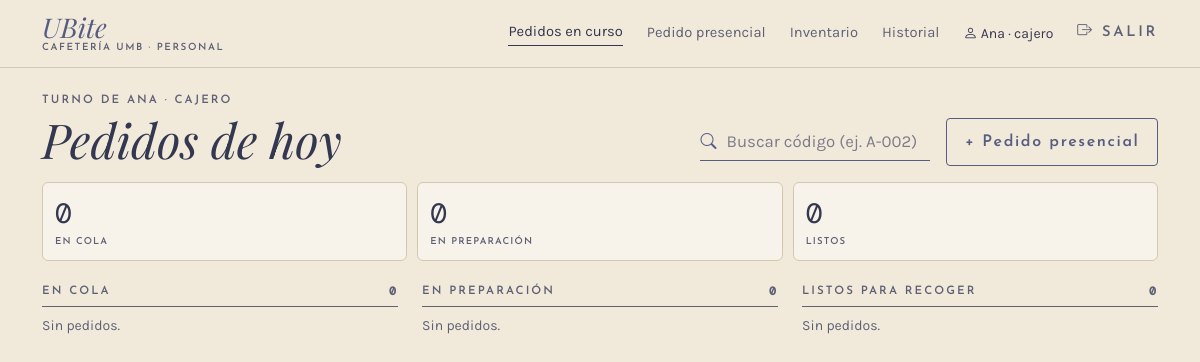
Page /caja/ (signed in) on the earlier database version.
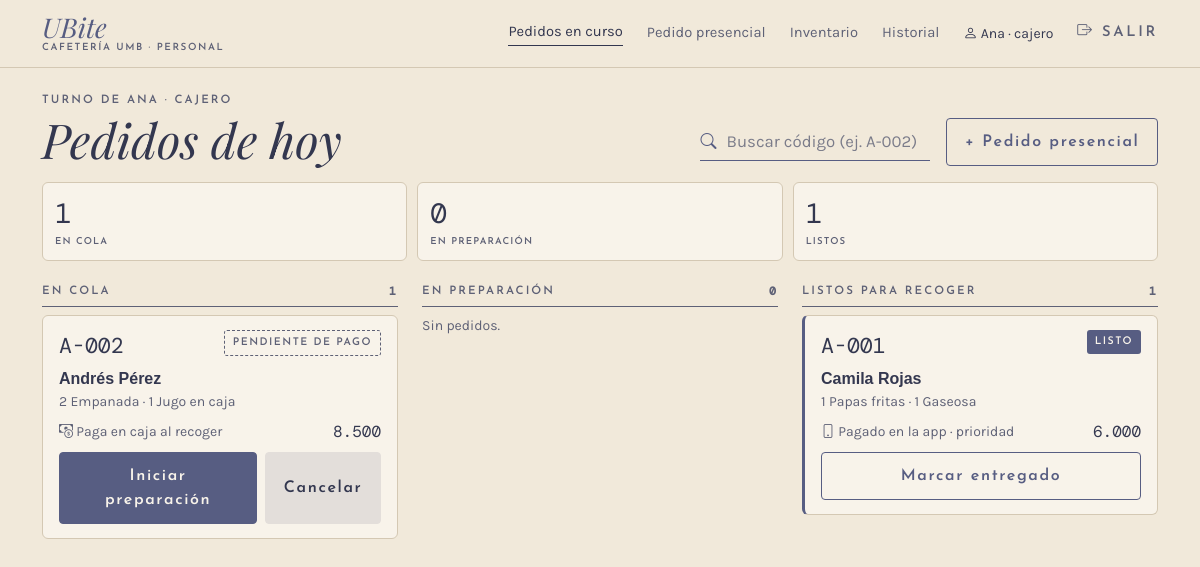
Same page on the later database version.
### app/models.py (models this page shows, shortened)
class Pedido(db.Model):
    __tablename__ = "pedido"
    __table_args__ = (
        db.CheckConstraint("origen IN ('qr', 'presencial')", name="ck_pedido_origen"),
        db.CheckConstraint(
            "estado IN ('en_cola', 'en_preparacion', 'listo', 'entregado', 'cancelado')",
            name="ck_pedido_estado"),
        db.CheckConstraint("total >= 0", name="ck_pedido_total"),
    )
    TRANSICIONES = {
        "en_cola": {"en_preparacion", "listo", "cancelado"},
        "en_preparacion": {"listo", "cancelado"},
        "listo": {"entregado", "cancelado"},
        "entregado": set(),
        "cancelado": set(),
    }
    id_pedido = db.Column(db.Integer, primary_key=True, autoincrement=True)
    codigo = db.Column(db.Text, nullable=False, unique=True)
    id_cliente = db.Column(db.Integer, db.ForeignKey("cliente.id_cliente"), nullable=False)
    id_usuario = db.Column(db.Integer, db.ForeignKey("usuario.id_usuario"))
    fecha_hora = db.Column(db.DateTime, nullable=False, default=ahora)
    origen = db.Column(db.Text, nullable=False)
    estado = db.Column(db.Text, nullable=False, default="en_cola")
    total = db.Column(db.Float, nullable=False, default=0)
    cliente = db.relationship("Cliente", back_populates="pedidos")
    usuario = db.relationship("Usuario")
    detalles = db.relationship("DetallePedido", back_populates="pedido", lazy=True,
                               cascade="all, delete-orphan")
    pagos = db.relationship("Pago", back_populates="pedido", lazy=True)
    transacciones = db.relationship("Transaccion", back_populates="pedido", lazy=True)
    notificaciones = db.relationship("Notificacion", back_populates="pedido", lazy=True)

class Cliente(db.Model):
    __tablename__ = "cliente"
    id_cliente = db.Column(db.Integer, primary_key=True, autoincrement=True)
    nombre = db.Column(db.Text, nullable=False)
    telefono = db.Column(db.Text, nullable=False)
    fecha_registro = db.Column(db.DateTime, nullable=False, default=ahora)
    suscripcion_push = db.Column(db.Text)
    pedidos = db.relationship("Pedido", back_populates="cliente", lazy=True)

class DetallePedido(db.Model):
    __tablename__ = "detalle_pedido"
    __table_args__ = (
        db.CheckConstraint("cantidad > 0", name="ck_detalle_cantidad"),
        db.CheckConstraint("precio_unitario > 0", name="ck_detalle_precio"),
        db.CheckConstraint("subtotal = cantidad * precio_unitario", name="ck_detalle_subtotal"),
    )
    id_detalle = db.Column(db.Integer, primary_key=True, autoincrement=True)
    id_pedido = db.Column(db.Integer, db.ForeignKey("pedido.id_pedido"), nullable=False)
    id_producto = db.Column(db.Integer, db.ForeignKey("producto.id_producto"), nullable=False)
    cantidad = db.Column(db.Integer, nullable=False)
    precio_unitario = db.Column(db.Float, nullable=False)
    subtotal = db.Column(db.Float, nullable=False)
    pedido = db.relationship("Pedido", back_populates="detalles")
    producto = db.relationship("Producto")

class Producto(db.Model):
    __tablename__ = "producto"
    __table_args__ = (
        db.CheckConstraint("precio > 0", name="ck_producto_precio"),
        db.CheckConstraint("stock_actual >= 0", name="ck_producto_stock"),
        db.CheckConstraint("stock_minimo >= 0", name="ck_producto_minimo"),
    )
    id_producto = db.Column(db.Integer, primary_key=True, autoincrement=True)
    nombre = db.Column(db.Text, nullable=False)
    descripcion = db.Column(db.Text)
    precio = db.Column(db.Float, nullable=False)
    stock_actual = db.Column(db.Integer, nullable=False, default=0)
    stock_minimo = db.Column(db.Integer, nullable=False, default=0)
    activo = db.Column(db.Boolean, nullable=False, default=True)
    id_categoria = db.Column(db.Integer, db.ForeignKey("categoria.id_categoria"), nullable=False)
    categoria = db.relationship("Categoria", back_populates="productos")

### app/routes/caja.py (the view)
@bp.route("/")
@rol_requerido(*PERSONAL)
def cola():
    pedidos = servicios.cola_activa()
    columnas = {e: [p for p in pedidos if p.estado == e] for e in servicios.ACTIVOS}
    buscar = request.args.get("buscar", "").strip()
    encontrado = servicios.buscar_pedido(buscar) if buscar else None
    return render_template("caja/cola.html", columnas=columnas, buscar=buscar,
                           encontrado=encontrado)

### app/__init__.py (called while the page is built)
def pesos(valor):
    return f"{valor:,.0f}".replace(",", ".")

@login_manager.user_loader
def cargar_usuario(id_usuario):
    from .models import Usuario
    return db.session.get(Usuario, int(id_usuario))

### app/database.py (called while the page is built)
@event.listens_for(Engine, "begin")
def _iniciar(conexion):
    conexion.exec_driver_sql("BEGIN IMMEDIATE" if _escritura.get() else "BEGIN")

### app/models.py (called while the page is built)
    @property
    def is_active(self):
        return bool(self.activo)

### app/routes/__init__.py (called while the page is built)
def rol_requerido(*roles):
    def decorador(vista):
        @wraps(vista)
        @login_required
        def envoltura(*args, **kwargs):
            if current_user.rol not in roles:
                abort(403)
            return vista(*args, **kwargs)
        return envoltura
    return decorador

def datos_menu():
    if not current_user.is_authenticated:
        return {}
    from flask import request
    admin = current_user.rol == "administrador"
    seccion = request.endpoint
    if seccion in ("inventario.entrada", "inventario.producto"):
        seccion = "inventario.lista"
    return {"es_admin": admin, "seccion": seccion,
            "menu_personal": MENU_ADMIN if admin else MENU_CAJERO,
            "menu_inferior": INFERIOR_ADMIN if admin else INFERIOR_CAJERO}

### app/templates/caja/cola.html (shortened to what this page needs)
{% extends "caja/_base.html" %}
{% set titulos = {"en_cola": "En cola", "en_preparacion": "En preparación", "listo": "Listos para recoger"} %}
{% set cortos = {"en_cola": "En cola", "en_preparacion": "En preparación", "listo": "Listos"} %}
{% macro tarjeta(p) %}
{% set pago = p.pagos|selectattr("estado", "equalto", "aprobado")|first %}
<div class="tarjeta-pedido {{ 'prioridad' if pago }}">
  <div class="d-flex justify-content-between align-items-start">
    <span class="cod">{{ p.codigo }}</span>
    {% if p.estado == "listo" %}<span class="chip chip-oscuro">Listo</span>
    {% elif pago %}<span class="chip">Pagado</span>
    {% elif p.estado in ("en_cola", "en_preparacion") %}<span class="chip chip-punteado">Pendiente de pago</span>
    {% else %}<span class="chip">{{ ESTADOS[p.estado] }}</span>{% endif %}
  </div>
  <div class="fw-bold mt-1">{{ p.cliente.nombre }}</div>
  <div class="small suave">{% for d in p.detalles %}{{ d.cantidad }} {{ d.producto.nombre }}{% if not loop.last %} · {% endif %}{% endfor %}</div>
  <div class="d-flex justify-content-between align-items-center small mt-2 mb-2">
    <span class="suave">
      {% if pago and pago.metodo == "app" %}<i class="bi bi-phone"></i> Pagado en la app · prioridad
      {% elif pago %}<i class="bi bi-cash-coin"></i> Pagado en caja
      {% else %}<i class="bi bi-cash-coin"></i> Paga en caja al recoger{% endif %}
    </span>
    <span class="mono fs-6">{{ p.total|pesos }}</span>
  </div>
  {% if p.estado in ("en_cola", "en_preparacion", "listo") %}
  <form method="post" action="{{ url_for('caja.cambiar_estado', id_pedido=p.id_pedido) }}" class="d-flex gap-2">
    {% if p.estado == "en_cola" %}
      <button class="btn btn-ubite flex-fill" name="accion" value="preparar">Iniciar preparación</button>
    {% elif p.estado == "en_preparacion" %}
      <button class="btn btn-ubite flex-fill" name="accion" value="listo">Marcar como listo</button>
    {% elif pago %}
      <button class="btn btn-contorno flex-fill" name="accion" value="entregar">Marcar entregado</button>
    {% else %}
      <input type="hidden" name="cobrar" value="1">
      <button class="btn btn-ubite flex-fill" name="accion" value="entregar"
              onclick="return confirm('¿Cobrar $ {{ p.total|pesos }} en efectivo y entregar {{ p.codigo }}?')">Cobrar y entregar</button>
    {% endif %}
    {% if not (pago and pago.metodo == "app") %}
      <button class="btn btn-suave" name="accion" value="cancelar"
              onclick="return confirm('¿Cancelar {{ p.codigo }}?{% if pago %} Hay que devolverle $ {{ pago.monto|pesos }} en efectivo.{% endif %} Los productos vuelven al inventario.')">Cancelar</button>
    {% endif %}
  </form>
  {% endif %}
</div>
{% endmacro %}
{% block panel %}
<div class="d-flex flex-wrap justify-content-between align-items-end gap-3 mb-3">
  <div>
    <p class="etiqueta mb-1">Turno de {{ current_user.nombre.split(' ')[0] }} · {{ current_user.rol }}</p>
    <h1 class="titulo display-5 mb-0">Pedidos de hoy</h1>
  </div>
  <div class="d-flex flex-wrap gap-3 align-items-center">
    <form method="get" class="campo-icono buscador"><i class="bi bi-search"></i>
      <input class="form-control linea-campo" name="buscar" value="{{ buscar }}" placeholder="Buscar código (ej. A-002)">
    </form>
    <a class="btn btn-contorno d-none d-lg-inline-block" href="{{ url_for('caja.presencial') }}">+ Pedido presencial</a>
  </div>
</div>
<div class="resumen-estados mb-4">
  {% for estado, pedidos in columnas.items() %}
  <a href="#col-{{ estado }}" class="tarjeta"><span class="mono fs-3">{{ pedidos|length }}</span><span class="etiqueta">{{ cortos[estado] }}</span></a>
  {% endfor %}
</div>
<div class="row g-4">
  {% for estado, pedidos in columnas.items() %}
  <section class="col-lg-4 columna-cola" id="col-{{ estado }}">
    <h2 class="etiqueta"><span>{{ titulos[estado] }}</span><span class="mono">{{ pedidos|length }}</span></h2>
    {% for p in pedidos %}{{ tarjeta(p) }}{% else %}<p class="small suave">Sin pedidos.</p>{% endfor %}
  </section>
  {% endfor %}
</div>
{% endblock %}

### app/templates/caja/_base.html (shortened to what this page needs)
{% extends "base.html" %}
{% block clase_main %}{{ 'con-lateral' if es_admin }} container-xl py-4 con-barra-inferior{% endblock %}
{% block encabezado %}
<header class="barra {{ 'd-lg-none' if es_admin }}">
  <div class="container-xl d-flex justify-content-between align-items-center">
    <a class="marca {% if titulo_barra %}d-none d-lg-inline-block{% endif %}" href="{{ url_for(menu_personal[0][0]) }}">
      <span class="nombre">UBite</span><span class="sub">Cafetería UMB · Personal</span>
    </a>
    {% if not es_admin %}
    <nav class="nav-personal d-none d-lg-flex gap-4 align-items-center">
      {% for ruta, texto, _ in menu_personal %}
      <a href="{{ url_for(ruta) }}" class="{{ 'activo' if seccion == ruta }}">{{ texto }}</a>
      {% endfor %}
      <span class="small"><i class="bi bi-person"></i> {{ current_user.nombre.split(' ')[0] }} · {{ current_user.rol }}</span>
      <a href="{{ url_for('auth.salir') }}" class="etiqueta"><i class="bi bi-box-arrow-right"></i> Salir</a>
    </nav>
    {% endif %}
  </div>
</header>
{% endblock %}
{% block contenido %}
{% block panel %}{% endblock %}
{% endblock %}

Differences in the rows shown:
now on this page (row edited): Pedido: codigo "A-002", estado "PENDIENTE DE PAGO", cliente.nombre "Andrés Pérez", shows "Paga en caja al recoger", total|pesos "8.500", shown under "EN COLA"
now on this page (row unchanged): DetallePedido: cantidad "2", producto.nombre "Empanada", shown under "A-002"
now on this page (row unchanged): DetallePedido: cantidad "1", producto.nombre "Jugo en caja", shown under "A-002"
now on this page (row edited): Pedido: codigo "A-001", estado "LISTO", cliente.nombre "Camila Rojas", shows "Pagado en la app · prioridad", total|pesos "6.000", shown under "LISTOS PARA RECOGER"
now on this page (row unchanged): DetallePedido: cantidad "1", producto.nombre "Papas fritas", shown under "A-001"
now on this page (row unchanged): DetallePedido: cantidad "1", producto.nombre "Gaseosa", shown under "A-001"
Other differences:
new list line: "1 EN COLA"
new list line: "1 LISTOS"
new list line: "EN COLA 1"
new list line: "LISTOS PARA RECOGER 1"
list line gone: "0 EN COLA"
list line gone: "0 LISTOS"
list line gone: "EN COLA 0 Sin pedidos."
list line gone: "LISTOS PARA RECOGER 0 Sin pedidos."
